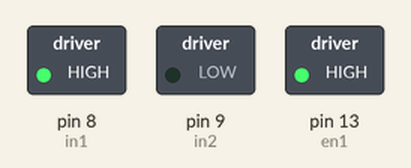
A sketch run on a simulated Arduino Uno, built with avr-gcc and run on an emulated ATmega328P. On the bench: switched loads named in the sketch (green lamp = pin HIGH).

Above: at 0.1 s.
Timing chart, 0 to 1.6 s (numbered marks = the images above):
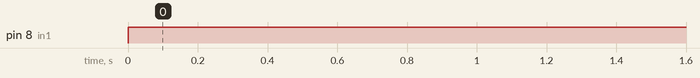

The sketch:

l293d.ino
```cpp
int en1 = 13, in1 = 8, in2 = 9;

void setup() {
  // put your setup code here, to run once:
  pinMode(en1, OUTPUT);
  pinMode(in2, OUTPUT);
  pinMode(in1, OUTPUT);
  digitalWrite(en1, HIGH);
}

void loop() {
  // put your main code here, to run repeatedly:
  digitalWrite(in1, 1);
  digitalWrite(in2, 0);
}
```

Measured:
- by itself, pin 8 (in1): LOW → HIGH at 0.00 s
